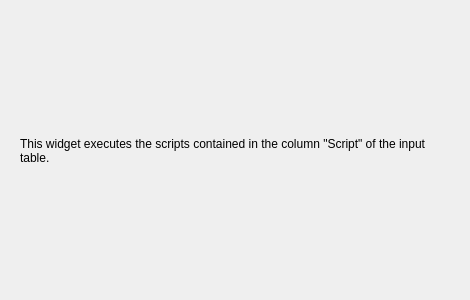
<?xml version="1.0" encoding="UTF-8"?>
<ui version="4.0">
 <class>Form</class>
 <widget class="QWidget" name="Form">
  <property name="geometry">
   <rect>
    <x>0</x>
    <y>0</y>
    <width>470</width>
    <height>300</height>
   </rect>
  </property>
  <property name="windowTitle">
   <string>Form</string>
  </property>
  <widget class="QLabel" name="Description">
   <property name="geometry">
    <rect>
     <x>20</x>
     <y>20</y>
     <width>431</width>
     <height>261</height>
    </rect>
   </property>
   <property name="text">
    <string>This widget executes the scripts contained in the column "Script" of the input table.</string>
   </property>
   <property name="textFormat">
    <enum>Qt::AutoText</enum>
   </property>
   <property name="alignment">
    <set>Qt::AlignLeading|Qt::AlignLeft|Qt::AlignVCenter</set>
   </property>
   <property name="wordWrap">
    <bool>true</bool>
   </property>
  </widget>
 </widget>
 <resources/>
 <connections/>
</ui>
